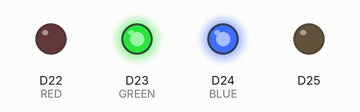
This sketch was run on a simulated Arduino Nano 33 BLE. Shown: output pins drawn as LEDs (lit = HIGH). Nothing arrives over Bluetooth unless stated; a phone connects over Bluetooth LE 3 s after start.

Above: at 0.1 s.
At 3.1 s:
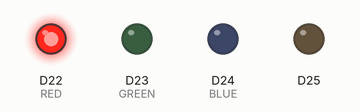
Timing chart, 0 to 4.6 s (numbered marks = the images above):
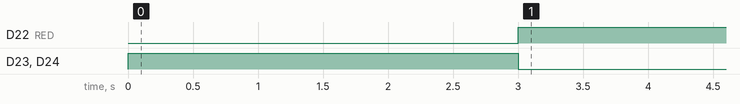

The sketch:

final.ino
```cpp
#include <Arduino_LSM9DS1.h>
#include <ArduinoBLE.h>
/* Bluetooth */
typedef struct LocationMeasurement {
  byte flag = 0b00000000; // Refer to the "GATT Specification Supplement" for more detail
  byte location[24]; // Byte-array used instead of float, to resolve 4-byte aligning issue
} LocationMeasurement;
LocationMeasurement loc;

BLEService YoutubeService("1809");

BLECharacteristic LocationMeasurementChar("2A1C", BLERead | BLENotify, sizeof(loc), true);
byte cccd_value[2]= {0b00000000, 0b00000010};
BLEDescriptor cccd("2902", cccd_value, 2); // UUID of CCCD is 2902


void blePeripheralConnectHandler(BLEDevice central) {
  // central connected event handler
  Serial.print("Connected event, central: ");
  Serial.println(central.address());
}

// Simple handler for the disconnect event
void blePeripheralDisconnectHandler(BLEDevice central) {
  // central disconnected event handler
  Serial.print("Disconnected event, central: ");
  Serial.println(central.address());
}

unsigned long microTime_old, microTime, microTime_delta;

float gx, gy, gz;
float vx, vy, vz;
float vx_add, vy_add, vz_add;
float pos_vx, pos_vy, pos_vz;
float x, y, z;
int n;
float ax, ay, az;
float ax_offset, ay_offset, az_offset;
float ax_temp, ay_temp, az_temp;
const float r2d = 180.0 / PI;
const float d2r = PI / 180.0;

float accAngleX = 0, accAngleY = 0, gyroAngleX = 0, gyroAngleY = 0, gyroAngleZ = 0;
float roll = 0, pitch = 0, yaw = 0;
float p_roll = 0, p_pitch = 0, p_yaw = 0;
float e_roll = 0, e_pitch = 0, e_yaw = 0;
float p_ax = 0, p_ay = 0, p_az = 0;
float e_ax = 0, e_ay = 0, e_az = 0;

bool start_flag;

/**** calibration ****/
float gyro_x_const = 0;
float gyro_y_const = 0;
float gyro_z_const = 0;

void setup() {
  pinMode(22, OUTPUT); // RED
  pinMode(23, OUTPUT); // GREEN
  pinMode(24, OUTPUT); // BLUE
  pinMode(25, OUTPUT);

  // put your setup code here, to run once:
  Serial.begin(9600);

  if(!BLE.begin())
  {
    Serial.println("BLE start failed?");
  }

   BLE.setEventHandler(BLEConnected, blePeripheralConnectHandler);
  BLE.setEventHandler(BLEDisconnected, blePeripheralDisconnectHandler);

  // Set "Generic Access Profile" characteristics
  BLE.setLocalName("EE595B_Arduino");
  BLE.setDeviceName("EE595B_Arduino"); // UUID 2A00
  BLE.setAppearance(0x0543); // UUID 2A01


  // Characteristics with "Indicate" property has a CCCD descriptor already installed. To change the value, the only possible way is to completely replace it
  LocationMeasurementChar.descriptor("2902") = cccd;

  YoutubeService.addCharacteristic(LocationMeasurementChar); // Mandatory. Refer to the "Health Thermometer Service" document for more detail

  BLE.addService(YoutubeService);
  BLE.setAdvertisedService(YoutubeService);
  BLE.advertise();

  if (!IMU.begin())
  {
    Serial.println("IMU failed");
    while (1);
  }

  IMU.setContinuousMode();


  // Initialize Variables
  vx = 0;
  vy = 0;
  vz = 0;
  x = 0;
  y = 0;
  z = 0;
  start_flag = true;
  while (!IMU.accelerationAvailable())
    IMU.readAcceleration(ax_offset, ay_offset, az_offset);

  microTime_old = micros();
}

void loop() {

  BLEDevice central = BLE.central();

  if (central){
    while(central.connected()){
      digitalWrite(22, HIGH);
      digitalWrite(23, LOW);
      digitalWrite(24, LOW);

      n = IMU.accelerationAvailable();

      microTime = micros();
      microTime_delta = microTime - microTime_old;
      microTime_old = microTime;

      IMU.readAccelerationGyroMultiple(ax, ay, az, gx, gy, gz, n);

      if(start_flag){
        start_flag = false;
        continue;
      }

      gx = gx - gyro_x_const;
      gy = gy - gyro_y_const;
      gz = gz - gyro_z_const;

      ax = -ax;
      gx = -gx;

      float thres = gx*gx + gy*gy + gz*gz;
      if (thres < 100)
        {
          gy = 0;
          gx = 0;
          gz = 0;
        }

      yaw =  yaw + (gz * microTime_delta / 1000000.0) * d2r;
      roll = roll + (gx * microTime_delta / 1000000.0) * d2r;
      pitch = pitch + (gy * microTime_delta / 1000000.0) * d2r;

//      pitch, yaw, roll
//      float rotation_matrix[3][3] = {{cos(pitch)*cos(yaw), cos(pitch)*sin(yaw)*sin(roll)-sin(pitch)*cos(roll), cos(pitch)*sin(yaw)*cos(roll) + sin(pitch)*sin(roll)},
//                                      {sin(pitch)*cos(yaw), sin(pitch)*sin(yaw)*sin(roll)-cos(pitch)*cos(roll), sin(pitch)*sin(yaw)*cos(roll) + cos(pitch)*sin(roll)},
//                                         {-sin(yaw), cos(yaw)*sin(roll), cos(yaw)*cos(roll)}};

    e_pitch = (pitch + p_pitch)/2.0;
    e_roll = (roll + p_roll) / 2.0;
    e_yaw = (yaw + p_yaw)/2.0;

     float e_rotated_gravity[3] = {-sin(e_pitch), cos(e_pitch)*sin(e_roll), cos(e_pitch)*cos(e_roll)};

     p_pitch = pitch;
     p_roll = roll;
     p_yaw = yaw;

     ax -= e_rotated_gravity[0];
     ay -= e_rotated_gravity[1];
     az -= e_rotated_gravity[2];

     if (thres < 100)
        {
          ax_offset = ax;
          ay_offset = ay;
          az_offset = az;
        }

        ax -= ax_offset;
        ay -= ay_offset;
        az -= az_offset;

        e_ax = p_ax + (ax-p_ax)/2.0;
        e_ay = p_ay + (ay-p_ay)/2.0;
        e_az = p_az + (az-p_az)/2.0;

        p_ax = ax;
        p_ay = ay;
        p_az = az;

      vx_add = 4.9 * e_ax * microTime_delta / 1000000.0;
      vy_add = 4.9 * e_ay * microTime_delta / 1000000.0;
      vz_add = 4.9 * e_az * microTime_delta / 1000000.0;

      pos_vx = vx + vx_add;
      pos_vy = vy + vy_add;
      pos_vz = vz + vz_add;

      vx = pos_vx + vx_add;
      vy = pos_vy + vy_add;
      vz = pos_vz + vz_add;

      if (thres < 100)
        {
          pos_vx = 0;
          pos_vy = 0;
          pos_vz = 0;

          vx = 0;
          vy = 0;
          vz = 0;
        }

      x = x + pos_vx * microTime_delta / 1000000.0;
      y = y + pos_vy * microTime_delta / 1000000.0;
      z = z + pos_vz * microTime_delta / 1000000.0;

      *(float*)&loc.location[0] = (float)x*100;
      *(float*)&loc.location[4] = (float)y*100;
      *(float*)&loc.location[8] = (float)z*100;
      *(float*)&loc.location[12] = (float)pitch * r2d;
      *(float*)&loc.location[16] = (float)yaw * r2d;
      *(float*)&loc.location[20] = (float)roll * r2d;

      LocationMeasurementChar.writeValue((uint8_t*)&loc, sizeof(loc));


//    Serial.print(yaw * r2d);
//    Serial.print('\t');
//    Serial.print(roll * r2d);
//    Serial.print('\t');
//    Serial.print(pitch * r2d);
//    Serial.print('\t');
//    Serial.print(ax);
//    Serial.print('\t');
//    Serial.print(ay);
//    Serial.print('\t');
//    Serial.println(az);

//    Serial.print(x*100);
//    Serial.print('\t');
//    Serial.print(y*100);
//    Serial.print('\t');
//    Serial.println(z*100);
    }
  }else {
    digitalWrite(22, LOW);
    digitalWrite(23, HIGH);
    digitalWrite(24, HIGH);
  }

}
```

Measured:
- by itself, D22 (RED): LOW → HIGH at 3.0 s
- by itself, D23 (GREEN), D24 (BLUE): LOW → HIGH at 0.00 s, → LOW 3.0 s later
